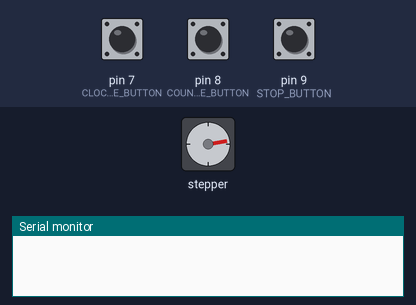
This sketch was run on a simulated Arduino Uno, built with avr-gcc and run on an emulated ATmega328P. On the bench: stepper motor, the last lines printed to the serial monitor. The inputs (shaded band) are chosen by the test bench; at power-on: pin 9 (STOP_BUTTON) HIGH, pin 7 (CLOCKWISE_BUTTON) HIGH, pin 8 (COUNTER_CLOCKWISE_BUTTON) HIGH. Stepper angles assume 36 steps per turn.

Above: at 1.3 s.
1.4 s: pin 9 (STOP_BUTTON) pulled LOW for 0.2 s
3.1 s: pin 7 (CLOCKWISE_BUTTON) pulled LOW for 0.2 s
At 3.38 s:
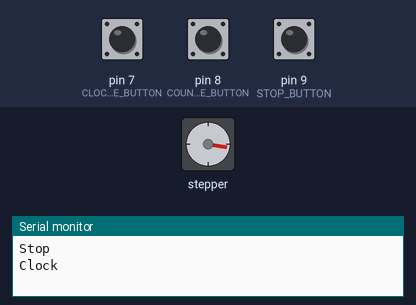
At 3.88 s:
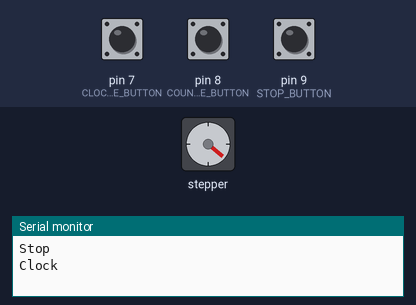
6.1 s: pin 8 (COUNTER_CLOCKWISE_BUTTON) pulled LOW for 0.2 s
At 6.38 s:
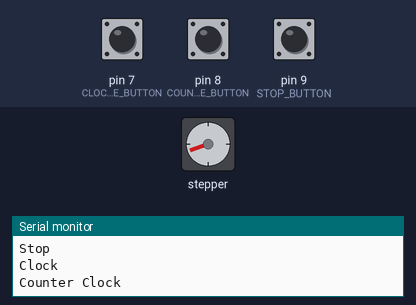
9.3 s: pin 8 (COUNTER_CLOCKWISE_BUTTON) pulled LOW for 1 s
13.3 s: pin 8 (COUNTER_CLOCKWISE_BUTTON) pulled LOW for 3.2 s
Timing chart, 0 to 19.0 s (numbered marks = the images above; inputs shaded):
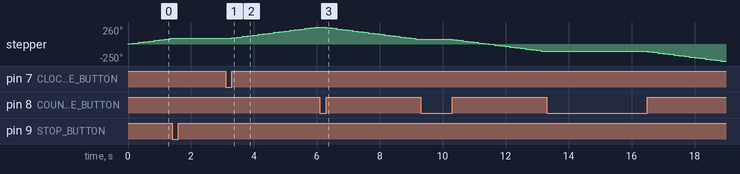

The sketch:

stepper_arduino.ino
```cpp
#include <Stepper.h>

#define degree 10
const int stepsNum = 360/degree;
#define STEPPER_MOTOR_PIN1 6
#define STEPPER_MOTOR_PIN2 5
#define STEPPER_MOTOR_PIN3 4
#define STEPPER_MOTOR_PIN4 3
#define CLOCKWISE_BUTTON 7
#define COUNTER_CLOCKWISE_BUTTON 8
#define STOP_BUTTON 9
bool stopStepping;
int motorDirection;

Stepper groupStepper(stepsNum, STEPPER_MOTOR_PIN1,
STEPPER_MOTOR_PIN2, STEPPER_MOTOR_PIN3, STEPPER_MOTOR_PIN4);

void setup() {
  pinMode (STEPPER_MOTOR_PIN1, OUTPUT);
  pinMode (STEPPER_MOTOR_PIN2, OUTPUT);
  pinMode (STEPPER_MOTOR_PIN3, OUTPUT);
  pinMode (STEPPER_MOTOR_PIN4, OUTPUT);

  pinMode (CLOCKWISE_BUTTON, INPUT_PULLUP);
  pinMode (COUNTER_CLOCKWISE_BUTTON, INPUT_PULLUP);
  pinMode (STOP_BUTTON, INPUT_PULLUP);

  groupStepper.setSpeed(10);
  Serial.begin(9600);

  stopStepping = false;
  motorDirection = 1;
}

void loop() {
  if (!stopStepping) {
    groupStepper.step(motorDirection);
  }

  if (digitalRead(CLOCKWISE_BUTTON) == LOW) {
    Serial.println("Clock");
    while (digitalRead(CLOCKWISE_BUTTON) == LOW);
    stopStepping = false;
    motorDirection = 1;
  }

  if (digitalRead(COUNTER_CLOCKWISE_BUTTON) == LOW) {
    Serial.println("Counter Clock");
    while (digitalRead(COUNTER_CLOCKWISE_BUTTON) == LOW);
    stopStepping = false;
    motorDirection = -1;
  }

  if (digitalRead(STOP_BUTTON) == LOW) {
    Serial.println("Stop");
    while (digitalRead(STOP_BUTTON) == LOW);
    stopStepping = true;
  }
}
```

Measured:
- after the input at 1.4 s, stepper: stops changing and stays 90°
- after the input at 3.1 s, stepper: keeps turning clockwise at about 64°/s, starting after 0.20 s
- by itself, stepper: keeps turning clockwise at about 67°/s
